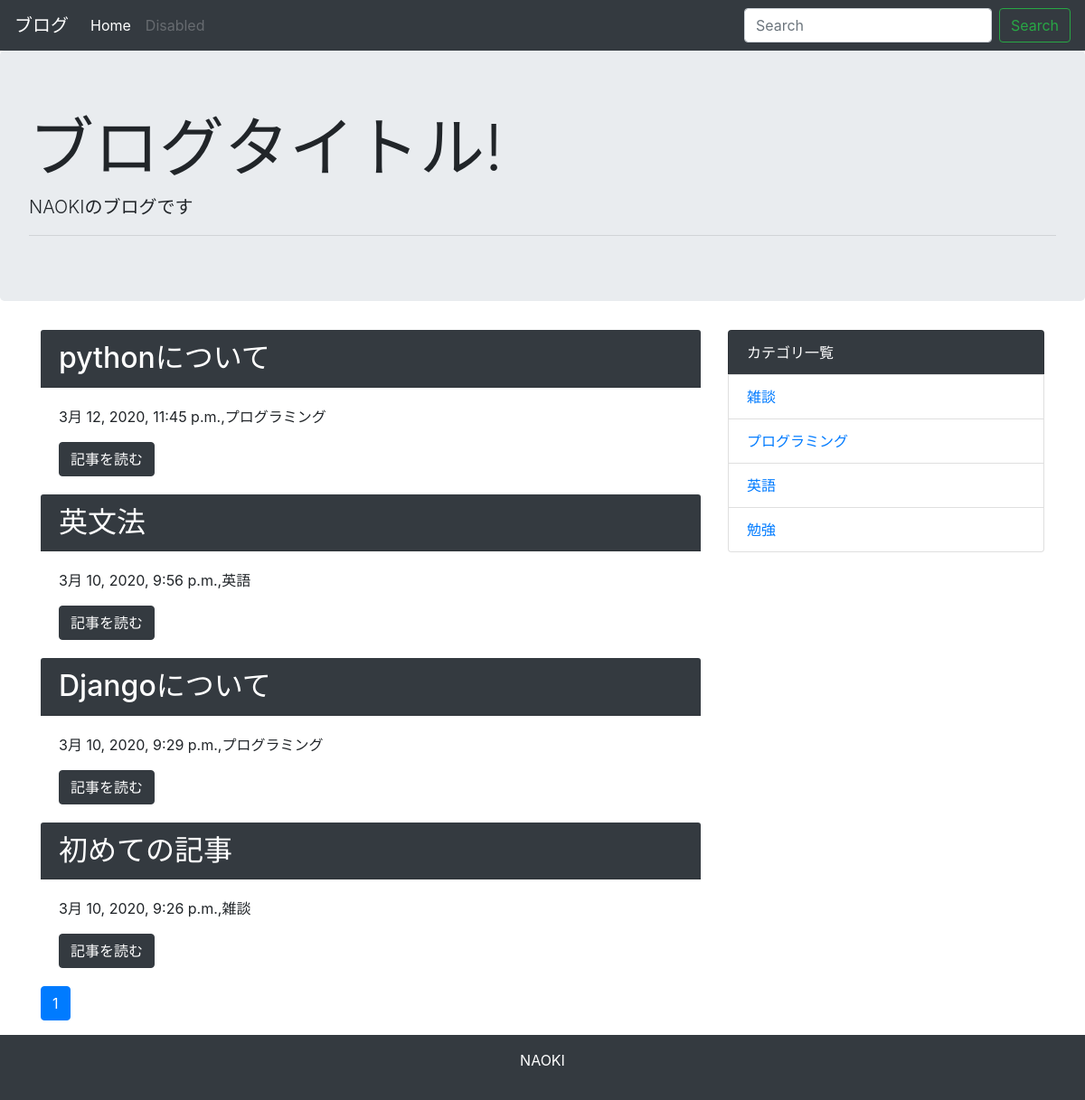
The page / on the database its author committed.
### blog/models.py (models this page shows, shortened)
class Post(models.Model):
    title = models.CharField("タイトル",max_length = 50)
    text = models.TextField("本文")
    created_at = models.DateTimeField("作成日",default = timezone.now)
    category = models.ForeignKey(Category, verbose_name='カテゴリ', on_delete=models.PROTECT)

class Category(models.Model):
    name = models.CharField("カテゴリ名", max_length = 20)
    cerated_at = models.DateTimeField("作成日",default = timezone.now)
    def __str__(self):
        return self.name

### blog/views.py (the view)
# urls.py: path('', views.IndexView.as_view(), name='index'),
class IndexView(generic.ListView):
    model = Post #post_list.htmlが使われる　model名_list.html
    paginate_by = 10
    def get_queryset(self):
        queryset = Post.objects.order_by("-created_at")
        keyword = self.request.GET.get("keyword")
        if keyword:
            queryset = queryset.filter(
                Q(title__icontains=keyword) | Q(text__icontains=keyword)
                )
        return queryset

### blog/context_processors.py (called while the page is built)
def common(request):
    context = {
        'category_list':Category.objects.all(),
    }
    return context

### blog/templatetags/mytag.py (called while the page is built)
@register.simple_tag
def url_replace(request, field, value):
    url_dict = request.GET.copy()
    url_dict[field] = value
    return url_dict.urlencode()

### blog/templates/blog/post_list.html
{% extends 'blog/base.html' %}
{% block content %}
{% for post in post_list %}
<div class="card　mb-3">
    <h2 class="card-header bg-dark text-white">{{post.title}}</h2>
    <div class="card-body">
      <p>{{post.created_at}},{{post.category}}</p>
      <a href="{% url 'blog:detail' post.pk %}" class="btn btn-dark">記事を読む</a>
    </div>
  </div>
{% endfor %}
{% include 'blog/page.html' %}
{% endblock %}

### blog/templates/blog/base.html (shortened to what this page needs)
<!doctype html>
<html lang="ja">
  <head>
    <link rel="stylesheet" href="https://maxcdn.bootstrapcdn.com/bootstrap/4.0.0-beta.2/css/bootstrap.min.css">
  </head>
  <body>
    <nav class="navbar navbar-expand-lg navbar-dark bg-dark">
      <a class="navbar-brand" href="#">ブログ</a>
      <div class="collapse navbar-collapse" id="navbarSupportedContent">
        <ul class="navbar-nav mr-auto">
          <li class="nav-item active">
            <a class="nav-link" href="{% url 'blog:index' %}">Home</a>
          </li>
          <li class="nav-item">
            <a class="nav-link disabled" href="#">Disabled</a>
          </li>
        </ul>
        <form class="form-inline my-2 my-lg-0" method="GET" action=" {% url 'blog:index' %}">
          <input class="form-control mr-sm-2" type="text" placeholder="Search" aria-label="Search" name="keyword">
          <button class="btn btn-outline-success my-2 my-sm-0" type="submit">Search</button>
        </form>
      </div>
    </nav>
    <div class="jumbotron">
      <h1 class="display-3">ブログタイトル!</h1>
      <p class="lead">NAOKIのブログです</p>
      <hr class="my-2">
    </div>
    <div class="container">
     <div class = "row">
       <div class = "col-md-8">
        {% block content %}
        {% endblock %}
       </div>
       <div class = "col-md-4">
        <ul class="list-group">
          <li class="list-group-item bg-dark text-white">カテゴリ一覧</li>
          {% for category in category_list %}
           <li class="list-group-item"><a href="{% url 'blog:category' category.pk%}">{{ category }}</a></li>
          {% endfor %}
        </ul>
       </div>
      </div>
    </div>
    <footer class = "bg-dark text-white text-center py-3">
      <p>NAOKI</p>
    </footer>
  </body>
</html>

### blog/templates/blog/page.html (shortened to what this page needs)
{% load mytag %}
<nav aria-label="Page navigation">
  <ul class="pagination">
      {% for link_page in page_obj.paginator.page_range %}
        {% if link_page == page_obj.number %}
          <li class="page-item active">
            <a class="page-link" href="?{% url_replace request 'page' link_page %}">
              {{ link_page }}
            </a>
          </li>
        {% else %}
          <li class="page-item">
            <a class="page-link" href="?{% url_replace request 'page' link_page %}">
              {{ link_page }}
            </a>
          </li>
        {% endif %}
      {% endfor %}
  </ul>
</nav>

### rows shown on the page
Post: title "pythonについて", created_at "3月 12, 2020, 11:45 p.m.", category "プログラミング"
Post: title "英文法", created_at "3月 10, 2020, 9:56 p.m.", category "英語"
Post: title "Djangoについて", created_at "3月 10, 2020, 9:29 p.m.", category "プログラミング"
Post: title "初めての記事", created_at "3月 10, 2020, 9:26 p.m.", category "雑談"
Category: name "雑談"
Category: name "プログラミング"
Category: name "英語"
Category: name "勉強"

### other values the page prints
{{ link_page }} "1"
